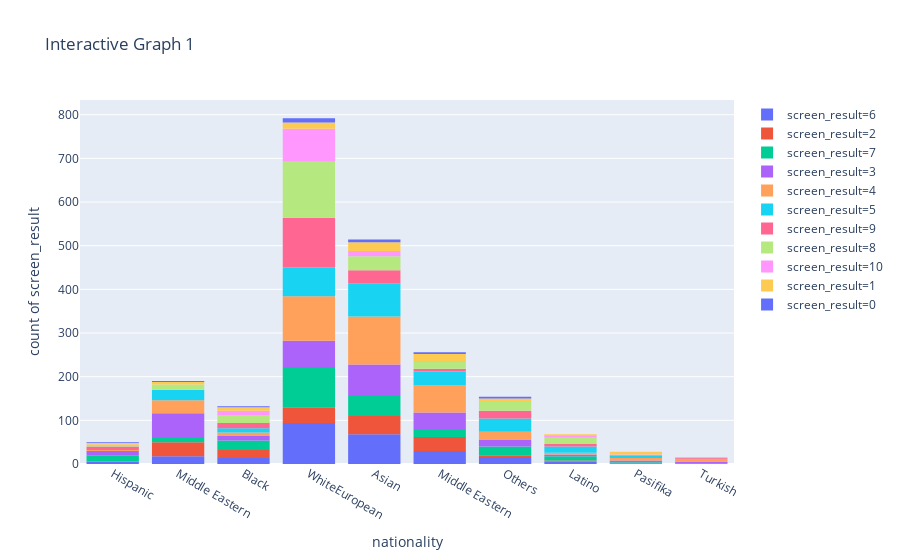

The code cell stored with this chart in its notebook:
### Code cell
fig = px.histogram(data_frame, x="nationality", y="screen_result",
              color="screen_result",title="Interactive Graph 1")
fig.show()

### Figure 1 — Plotly figure (JSON) as saved in the notebook; plotly's stock layout.template omitted (floating-point values rounded to 4 significant figures; data arrays with more than 128 entries replaced by an {"elided": "..."} marker saying what was removed)
{"data": [{"alignmentgroup": "True", "bingroup": "x", "hoverlabel": {"namelength": 0}, "hovertemplate": "screen_result=6<br>nationality=%{x}<br>count of screen_result=%{y}", "legendgroup": "screen_result=6", "marker": {"color": "#636efa"}, "name": "screen_result=6", "offsetgroup": "screen_result=6", "orientation": "v", "showlegend": true, "type": "histogram", "x": {"elided": "252 str values"}, "xaxis": "x", "y": {"elided": "252 int values"}, "yaxis": "y"}, {"alignmentgroup": "True", "bingroup": "x", "hoverlabel": {"namelength": 0}, "hovertemplate": "screen_result=2<br>nationality=%{x}<br>count of screen_result=%{y}", "legendgroup": "screen_result=2", "marker": {"color": "#EF553B"}, "name": "screen_result=2", "offsetgroup": "screen_result=2", "orientation": "v", "showlegend": true, "type": "histogram", "x": {"elided": "170 str values"}, "xaxis": "x", "y": {"elided": "170 int values"}, "yaxis": "y"}, {"alignmentgroup": "True", "bingroup": "x", "hoverlabel": {"namelength": 0}, "hovertemplate": "screen_result=7<br>nationality=%{x}<br>count of screen_result=%{y}", "legendgroup": "screen_result=7", "marker": {"color": "#00cc96"}, "name": "screen_result=7", "offsetgroup": "screen_result=7", "orientation": "v", "showlegend": true, "type": "histogram", "x": {"elided": "236 str values"}, "xaxis": "x", "y": {"elided": "236 int values"}, "yaxis": "y"}, {"alignmentgroup": "True", "bingroup": "x", "hoverlabel": {"namelength": 0}, "hovertemplate": "screen_result=3<br>nationality=%{x}<br>count of screen_result=%{y}", "legendgroup": "screen_result=3", "marker": {"color": "#ab63fa"}, "name": "screen_result=3", "offsetgroup": "screen_result=3", "orientation": "v", "showlegend": true, "type": "histogram", "x": {"elided": "272 str values"}, "xaxis": "x", "y": {"elided": "272 int values"}, "yaxis": "y"}, {"alignmentgroup": "True", "bingroup": "x", "hoverlabel": {"namelength": 0}, "hovertemplate": "screen_result=4<br>nationality=%{x}<br>count of screen_result=%{y}", "legendgroup": "screen_result=4", "marker": {"color": "#FFA15A"}, "name": "screen_result=4", "offsetgroup": "screen_result=4", "orientation": "v", "showlegend": true, "type": "histogram", "x": {"elided": "348 str values"}, "xaxis": "x", "y": {"elided": "348 int values"}, "yaxis": "y"}, {"alignmentgroup": "True", "bingroup": "x", "hoverlabel": {"namelength": 0}, "hovertemplate": "screen_result=5<br>nationality=%{x}<br>count of screen_result=%{y}", "legendgroup": "screen_result=5", "marker": {"color": "#19d3f3"}, "name": "screen_result=5", "offsetgroup": "screen_result=5", "orientation": "v", "showlegend": true, "type": "histogram", "x": {"elided": "258 str values"}, "xaxis": "x", "y": {"elided": "258 int values"}, "yaxis": "y"}, {"alignmentgroup": "True", "bingroup": "x", "hoverlabel": {"namelength": 0}, "hovertemplate": "screen_result=9<br>nationality=%{x}<br>count of screen_result=%{y}", "legendgroup": "screen_result=9", "marker": {"color": "#FF6692"}, "name": "screen_result=9", "offsetgroup": "screen_result=9", "orientation": "v", "showlegend": true, "type": "histogram", "x": {"elided": "196 str values"}, "xaxis": "x", "y": {"elided": "196 int values"}, "yaxis": "y"}, {"alignmentgroup": "True", "bingroup": "x", "hoverlabel": {"namelength": 0}, "hovertemplate": "screen_result=8<br>nationality=%{x}<br>count of screen_result=%{y}", "legendgroup": "screen_result=8", "marker": {"color": "#B6E880"}, "name": "screen_result=8", "offsetgroup": "screen_result=8", "orientation": "v", "showlegend": true, "type": "histogram", "x": {"elided": "242 str values"}, "xaxis": "x", "y": {"elided": "242 int values"}, "yaxis": "y"}, {"alignmentgroup": "True", "bingroup": "x", "hoverlabel": {"namelength": 0}, "hovertemplate": "screen_result=10<br>nationality=%{x}<br>count of screen_result=%{y}", "legendgroup": "screen_result=10", "marker": {"color": "#FF97FF"}, "name": "screen_result=10", "offsetgroup": "screen_result=10", "orientation": "v", "showlegend": true, "type": "histogram", "x": ["WhiteEuropean", "Hispanic", "Asian", "Latino", "WhiteEuropean", "WhiteEuropean", "WhiteEuropean", "WhiteEuropean", "Black", "WhiteEuropean", "WhiteEuropean", "WhiteEuropean", "WhiteEuropean", "WhiteEuropean", "Middle Eastern ", "Asian", "WhiteEuropean", "WhiteEuropean", "WhiteEuropean", "WhiteEuropean", "WhiteEuropean", "Asian", "Latino", "WhiteEuropean", "WhiteEuropean", "WhiteEuropean", "WhiteEuropean", "Black", "WhiteEuropean", "WhiteEuropean", "WhiteEuropean", "WhiteEuropean", "WhiteEuropean", "WhiteEuropean", "Pasifika", "Others", "WhiteEuropean", "WhiteEuropean", "WhiteEuropean", "WhiteEuropean", "WhiteEuropean", "WhiteEuropean", "Latino", "Asian", "WhiteEuropean", "WhiteEuropean", "WhiteEuropean", "WhiteEuropean", "WhiteEuropean", "Black", "Asian", "WhiteEuropean", "Black", "Asian", "Black", "WhiteEuropean", "WhiteEuropean", "Hispanic", "Asian", "Latino", "WhiteEuropean", "WhiteEuropean", "WhiteEuropean", "WhiteEuropean", "Black", "WhiteEuropean", "WhiteEuropean", "WhiteEuropean", "WhiteEuropean", "WhiteEuropean", "Middle Eastern ", "Asian", "WhiteEuropean", "WhiteEuropean", "WhiteEuropean", "WhiteEuropean", "WhiteEuropean", "Asian", "Latino", "WhiteEuropean", "WhiteEuropean", "WhiteEuropean", "WhiteEuropean", "Black", "WhiteEuropean", "WhiteEuropean", "WhiteEuropean", "WhiteEuropean", "WhiteEuropean", "WhiteEuropean", "Pasifika", "Others", "WhiteEuropean", "WhiteEuropean", "WhiteEuropean", "WhiteEuropean", "WhiteEuropean", "WhiteEuropean", "Latino", "Asian", "WhiteEuropean", "WhiteEuropean", "WhiteEuropean", "WhiteEuropean", "WhiteEuropean", "Black", "Asian", "WhiteEuropean", "Black", "Asian", "Black", "WhiteEuropean"], "xaxis": "x", "y": [10, 10, 10, 10, 10, 10, 10, 10, 10, 10, 10, 10, 10, 10, 10, 10, 10, 10, 10, 10, 10, 10, 10, 10, 10, 10, 10, 10, 10, 10, 10, 10, 10, 10, 10, 10, 10, 10, 10, 10, 10, 10, 10, 10, 10, 10, 10, 10, 10, 10, 10, 10, 10, 10, 10, 10, 10, 10, 10, 10, 10, 10, 10, 10, 10, 10, 10, 10, 10, 10, 10, 10, 10, 10, 10, 10, 10, 10, 10, 10, 10, 10, 10, 10, 10, 10, 10, 10, 10, 10, 10, 10, 10, 10, 10, 10, 10, 10, 10, 10, 10, 10, 10, 10, 10, 10, 10, 10, 10, 10, 10, 10], "yaxis": "y"}, {"alignmentgroup": "True", "bingroup": "x", "hoverlabel": {"namelength": 0}, "hovertemplate": "screen_result=1<br>nationality=%{x}<br>count of screen_result=%{y}", "legendgroup": "screen_result=1", "marker": {"color": "#FECB52"}, "name": "screen_result=1", "offsetgroup": "screen_result=1", "orientation": "v", "showlegend": true, "type": "histogram", "x": ["Hispanic", "Black", "Latino", "Pasifika", "Middle Eastern ", "Black", "WhiteEuropean", "Pasifika", "Black", "WhiteEuropean", "Pasifika", "Black", "Asian", "Asian", "Middle Eastern", "WhiteEuropean", "Hispanic", "Middle Eastern", "Middle Eastern", "Asian", "Middle Eastern ", "Asian", "WhiteEuropean", "Asian", "Asian", "WhiteEuropean", "Middle Eastern ", "Asian", "Others", "Asian", "WhiteEuropean", "Asian", "Middle Eastern ", "WhiteEuropean", "Others", "Asian", "Others", "Middle Eastern ", "Middle Eastern ", "Middle Eastern ", "Turkish", "Middle Eastern ", "Hispanic", "Black", "Latino", "Pasifika", "Middle Eastern ", "Black", "WhiteEuropean", "Pasifika", "Black", "WhiteEuropean", "Pasifika", "Black", "Asian", "Asian", "Middle Eastern", "WhiteEuropean", "Hispanic", "Middle Eastern", "Middle Eastern", "Asian", "Middle Eastern ", "Asian", "WhiteEuropean", "Asian", "Asian", "WhiteEuropean", "Middle Eastern ", "Asian", "Others", "Asian", "WhiteEuropean", "Asian", "Middle Eastern ", "WhiteEuropean", "Others", "Asian", "Others", "Middle Eastern ", "Middle Eastern ", "Middle Eastern ", "Turkish", "Middle Eastern "], "xaxis": "x", "y": [1, 1, 1, 1, 1, 1, 1, 1, 1, 1, 1, 1, 1, 1, 1, 1, 1, 1, 1, 1, 1, 1, 1, 1, 1, 1, 1, 1, 1, 1, 1, 1, 1, 1, 1, 1, 1, 1, 1, 1, 1, 1, 1, 1, 1, 1, 1, 1, 1, 1, 1, 1, 1, 1, 1, 1, 1, 1, 1, 1, 1, 1, 1, 1, 1, 1, 1, 1, 1, 1, 1, 1, 1, 1, 1, 1, 1, 1, 1, 1, 1, 1, 1, 1], "yaxis": "y"}, {"alignmentgroup": "True", "bingroup": "x", "hoverlabel": {"namelength": 0}, "hovertemplate": "screen_result=0<br>nationality=%{x}<br>count of screen_result=%{y}", "legendgroup": "screen_result=0", "marker": {"color": "#636efa"}, "name": "screen_result=0", "offsetgroup": "screen_result=0", "orientation": "v", "showlegend": true, "type": "histogram", "x": ["Black", "WhiteEuropean", "Middle Eastern", "Asian", "WhiteEuropean", "Asian", "Others", "WhiteEuropean", "WhiteEuropean", "Middle Eastern ", "Middle Eastern ", "Asian", "WhiteEuropean", "Others", "Hispanic", "Black", "WhiteEuropean", "Middle Eastern", "Asian", "WhiteEuropean", "Asian", "Others", "WhiteEuropean", "WhiteEuropean", "Middle Eastern ", "Middle Eastern ", "Asian", "WhiteEuropean", "Others", "Hispanic"], "xaxis": "x", "y": [0, 0, 0, 0, 0, 0, 0, 0, 0, 0, 0, 0, 0, 0, 0, 0, 0, 0, 0, 0, 0, 0, 0, 0, 0, 0, 0, 0, 0, 0], "yaxis": "y"}], "layout": {"barmode": "relative", "legend": {"tracegroupgap": 0}, "title": {"text": "Interactive Graph 1"}, "xaxis": {"anchor": "y", "domain": [0, 1], "title": {"text": "nationality"}}, "yaxis": {"anchor": "x", "categoryarray": [0, 1, 10, 8, 9, 5, 4, 3, 7, 2, 6], "categoryorder": "array", "domain": [0, 1], "title": {"text": "count of screen_result"}}}}
